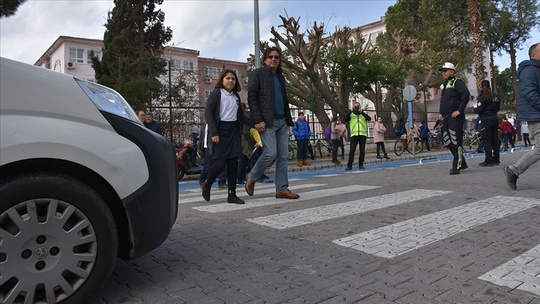
#> input picture YayaTespiti/YayaImg/yaya1.jpg, 540 x 304 px, shrunk from 864 x 486 before the run, found by its file name; its folder holds 2 pictures in this run
$ python yaya.py
#> lines starting #> are read from the running program, lines starting #| are printed output that depends on the picture; after the words box and inside, x2 and y2 are one past the last pixel; in counts of white or black regions, pixels touching at a corner belong together
import cv2
import os

img_folder = "YayaTespiti/YayaImg"  # Resimlerin bulunduğu klasörün yolu

yayapath = []

for dosya in os.listdir(img_folder):
    if dosya.endswith(".jpg"):
        yayapath.append(os.path.join(img_folder, dosya))
#> pass 2 of the loop `for dosya in os.listdir(img_folder):`:

print(yayapath)

# hog tanımlayıcısı
hog = cv2.HOGDescriptor()
# tanımlayıcı
hog.setSVMDetector(cv2.HOGDescriptor_getDefaultPeopleDetector())

for imgpath in yayapath:
    image = cv2.imread(imgpath)
#> image is the input picture: shape (304, 540, 3); mean B, G, R 97.7, 95.3, 95.1

    if image is not None:
        (rects, weights) = hog.detectMultiScale(image, padding=(8, 8), scale=1.025)
#> rects = [[417, 50, 73, 146], [182, 47, 91, 181], [216, 21, 104, 209]]; weights = [1.06, 1.79, 0.244]

        for (x, y, w, h) in rects:
            cv2.rectangle(image, (x, y), (x + w, y + h), (255, 255, 0), 2)
#> this loop made 3 passes
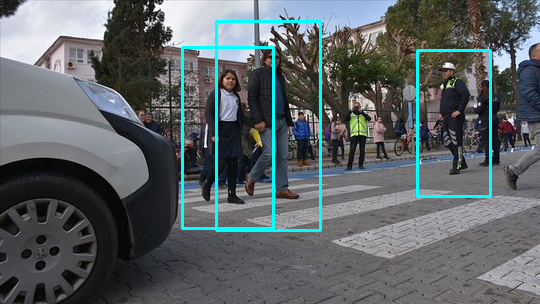
#> image: shape (304, 540, 3); 2.89% of pixels changed, all inside (x1, y1, x2, y2) = (181, 20, 492, 232)

        cv2.imshow("yaya", image)

        key = cv2.waitKey(0)
#> (key q is pressed here)
        if key & 0xFF == ord("q"):continue

    else:
        print(f"Hata: {imgpath} dosyası yüklenemedi.")
#> pass 2 of the loop `for imgpath in yayapath:`:
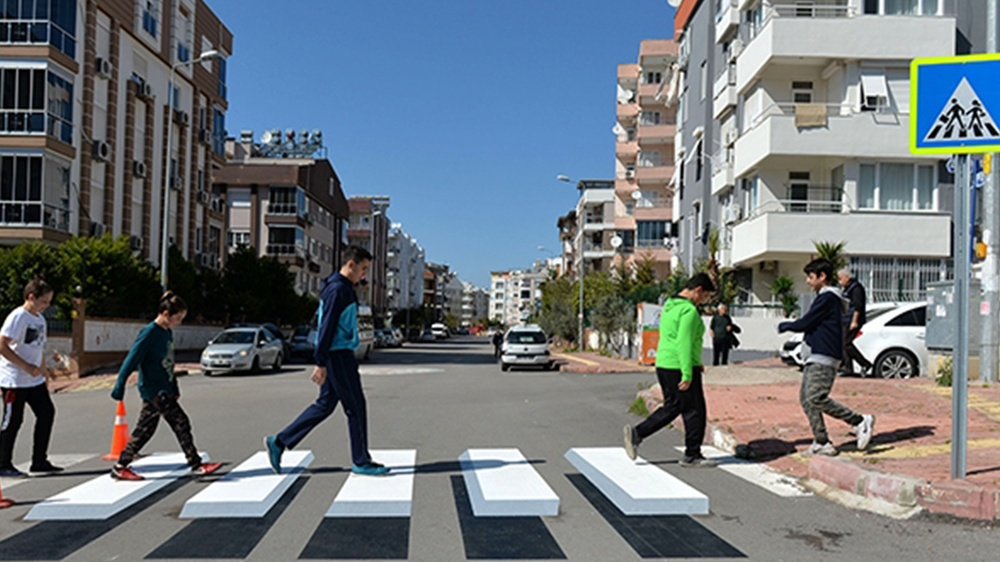
#> input picture YayaTespiti/YayaImg/yaya2.jpg, 1000 x 562 px, shrunk from 1600 x 900 before the run, found by its file name
#> image is the input picture: shape (562, 1000, 3); mean B, G, R 123.6, 117.8, 109.7
#> rects = [[5, 355, 70, 139], [282, 226, 128, 255], [0, 308, 83, 190], [757, 230, 130, 260], [626, 237, 132, 262], [0, 237, 118, 271]]; weights = [0.662, 1.11, 0.108, 0.829, 0.754, 0.129]
#> the loop `for (x, y, w, h) in rects:` made 6 passes
#> after the loop `for (x, y, w, h) in rects:`:
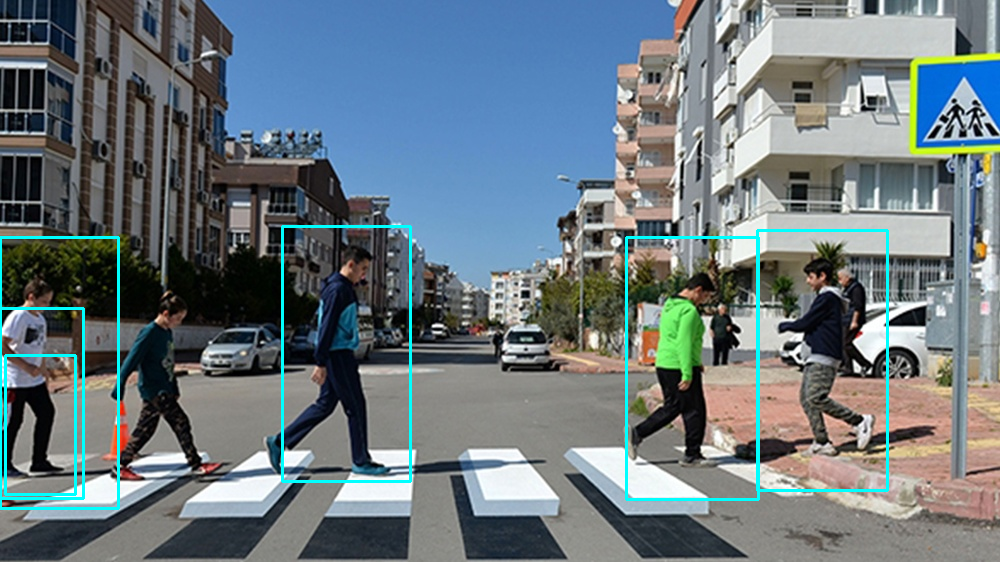
#> image: shape (562, 1000, 3); 1.93% of pixels changed, all inside (x1, y1, x2, y2) = (0, 225, 889, 510)
#> (key Esc is pressed here)

cv2.destroyAllWindows()
